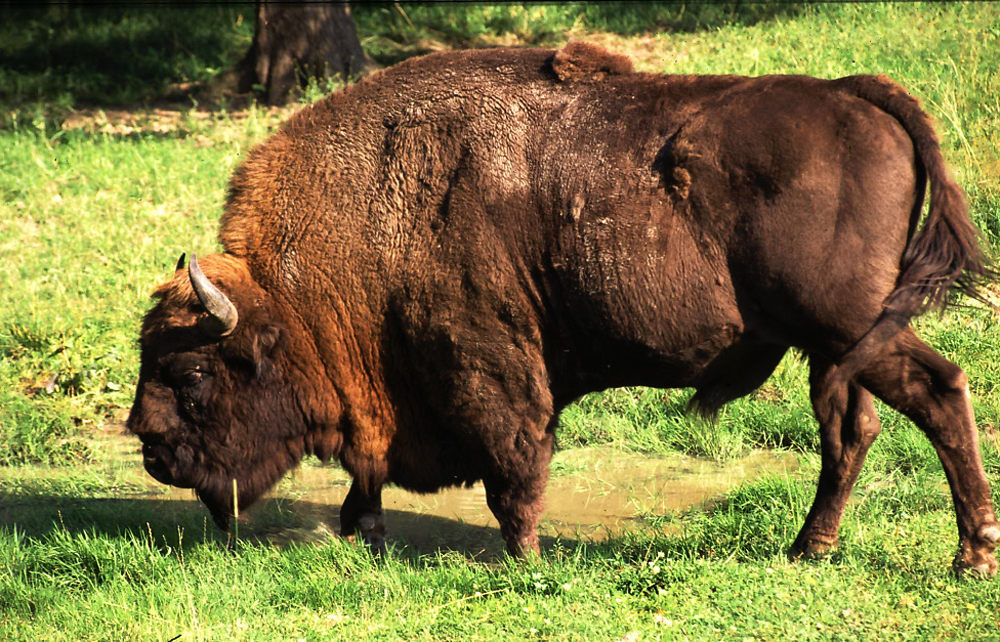
%> input picture lab2/zubr.jpg, 1000 x 642 px
$ octave lab2.m   (GNU Octave 9; MATLAB toolbox functions it lacks are replaced by stand-ins)
%> lines starting %> are read from the running program, lines starting %| are printed output that depends on the picture
clear; clc;

im = imread('zubr.jpg');
%> im is the input picture: size 642x1000x3 uint8; mean R, G, B 124.1, 115.2, 62.1
im = double(im)/255;
%> im: size 642x1000x3 double
h = 2;
w = 2;
i = 1;
subplot(h,w,i);
i = i+1;
imshow(im);
subplot(h,w,i);
imshow(1-im);

imr = im;
imr(:,:,[2,3]) = 0;
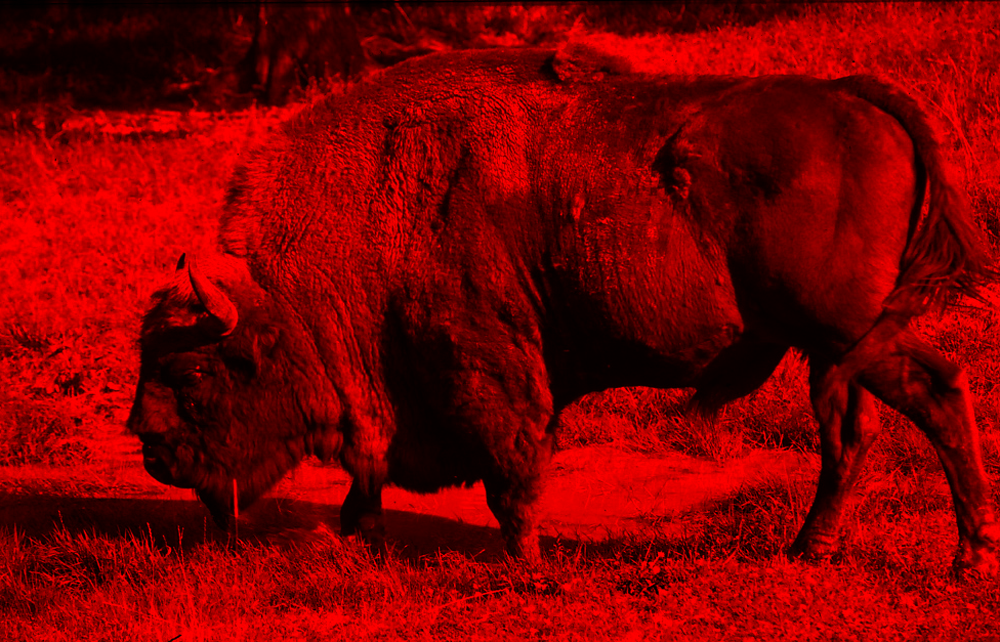
%> imr: size 642x1000x3 double; mean R, G, B 0.487, 0, 0

img = im;
img(:,:,[1,3]) = 0;

imb = im;
imb(:,:,[1,2]) = 0;

subplot(3,1,1);
imshow(imr);
subplot(3,1,2);
imshow(img);
subplot(3,1,3);
imshow(imb);

subplot(3,2,1);
imshow(im(:,:,1));
subplot(3,2,2);
imhist(im(:,:,1));
subplot(3,2,3);
imshow(im(:,:,2));
subplot(3,2,4);
imhist(im(:,:,2));
subplot(3,2,5);
imshow(im(:,:,3));
subplot(3,2,6);
imhist(im(:,:,3));
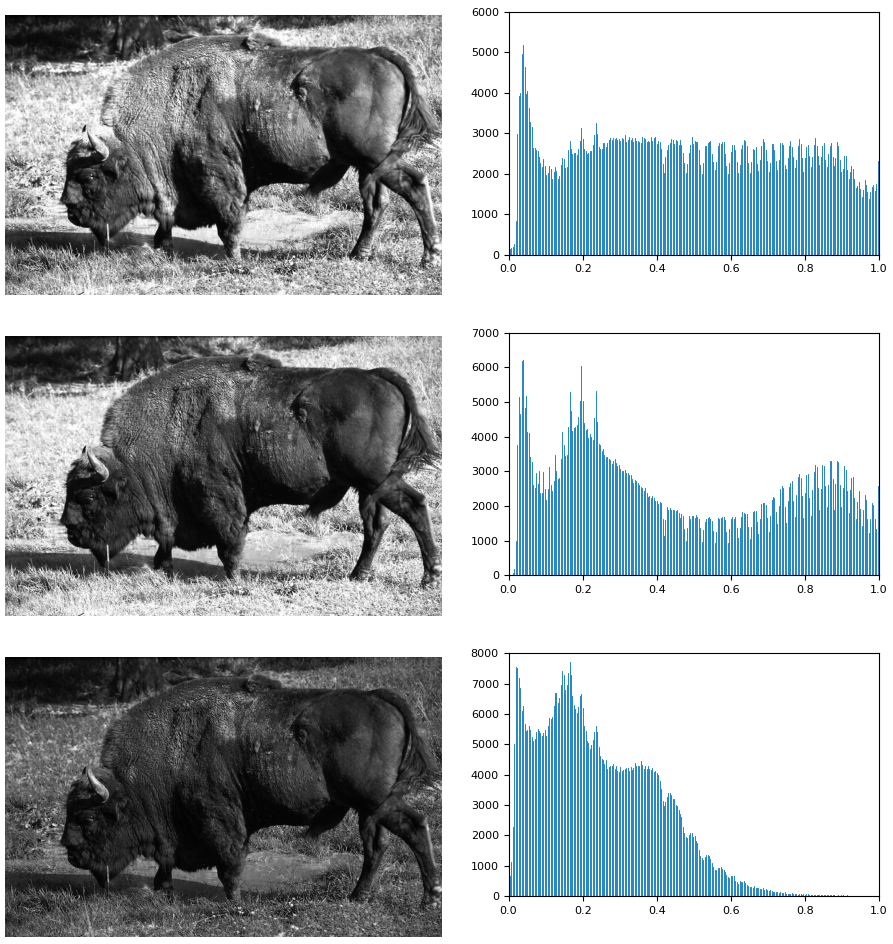
%> figure redrawn from the program's plot data, 6 panels

im = mean(im,3);
%> im: size 642x1000 double
imshow(im);

%rgb2gray
YUV = [.299, .587, .114];
YUV = permute(YUV,[1,3,2]);

im = im.*YUV;
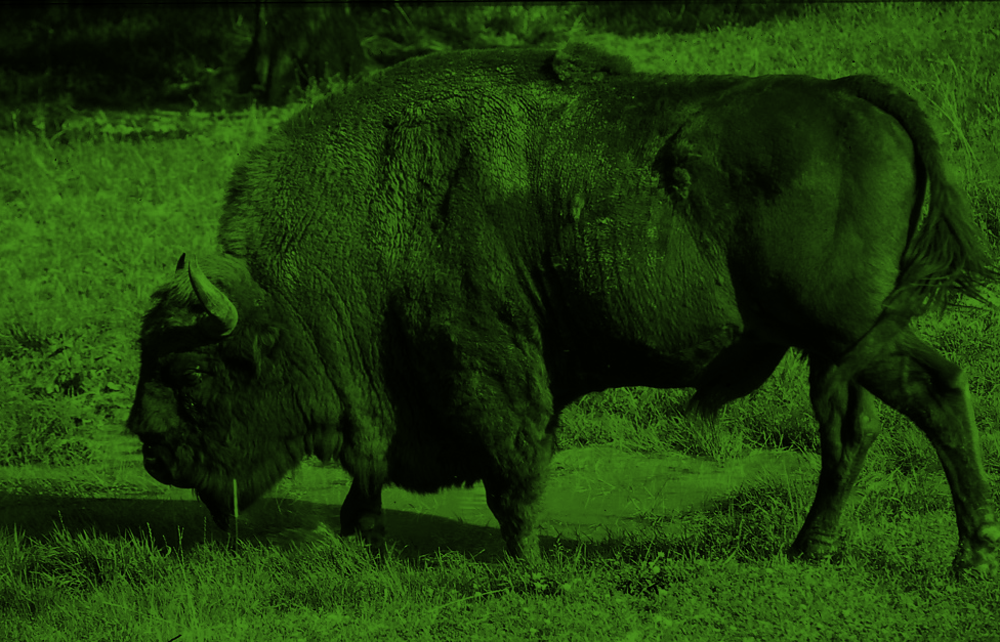
%> im: size 642x1000x3 double; mean R, G, B 0.118, 0.231, 0.0449
im = sum(im,3);
%> im: size 642x1000 double
subplot(1,2,1);
imshow(im(:,:,1));
subplot(1,2,2);
imhist(im(:,:,1));
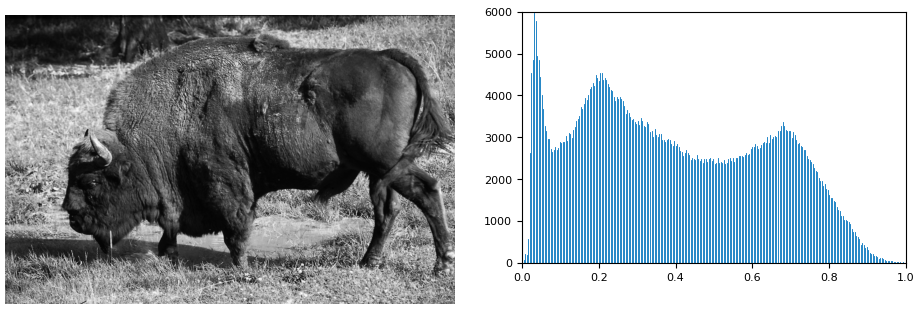
%> figure redrawn from the program's plot data, 2 panels

%jasnosc
b = .2;
imb = im + b;
%> imb: size 642x1000 double
imb(imb>1) = 1;
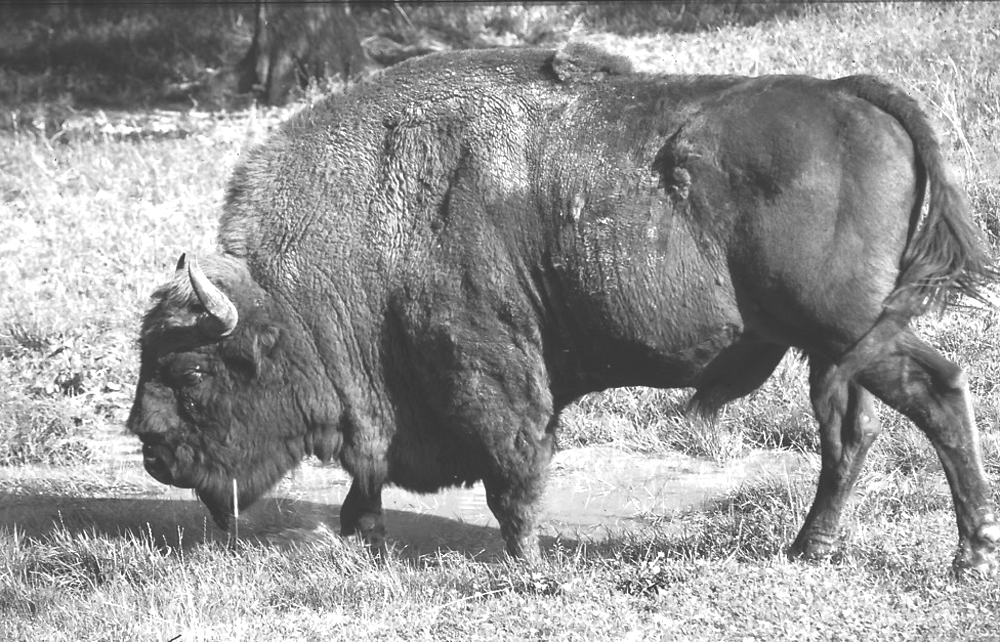
%> imb: size 642x1000 double; min 0.2, max 1, mean 0.592
imb(imb<0) = 0;

x = 0:1/255:1;
y = x + b;
y(y>1) = 1;
y(y<0) = 0;
plot(x,y);
ylim([0,1]);

subplot(4,3,1);
imshow(imb(:,:,1));
subplot(4,3,2);
imhist(imb(:,:,1));
subplot(4,3,3);
plot(x,y);
ylim([0,1]);

%kontrast
c = .5;
imc = im*c;
imc(imc>1) = 1;

x = 0:1/255:1;
y = x * c;
y(y>1) = 1;
y(y<0) = 0;

subplot(4,3,4);
imshow(imc(:,:,1));
subplot(4,3,5);
imhist(imc(:,:,1));
subplot(4,3,6);
plot(x,y);
ylim([0,1]);

%przesuwanie wokol punktu
%im = (im-.5)*c+.5;
%im*c-.5*c+.5;

%gamma
g = .5;
img = im.^(1/g);
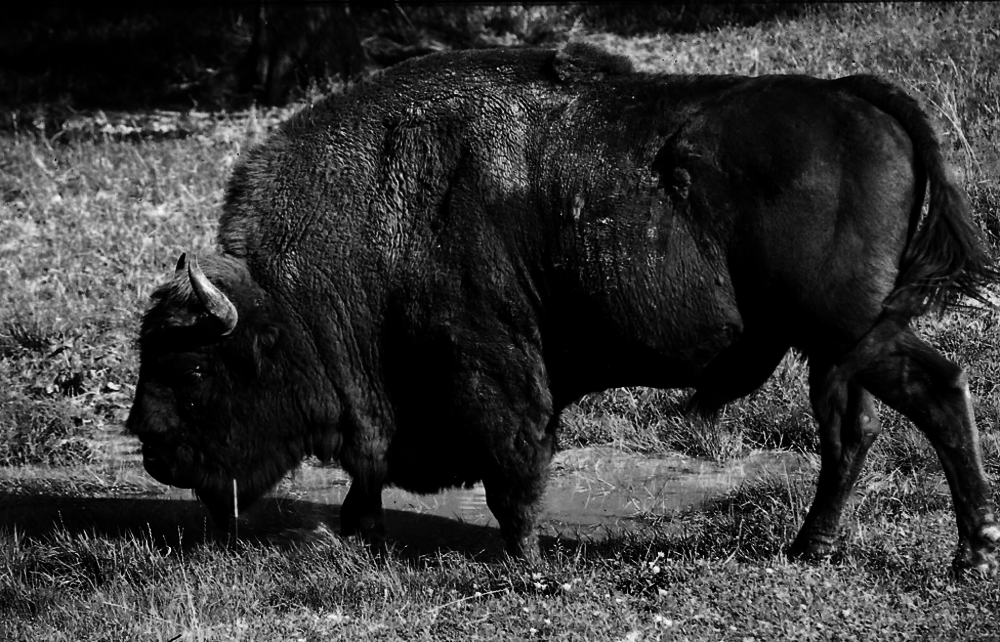
%> img: size 642x1000 double; min 0, max 1, mean 0.213

x = 0:1/255:1;
y = x .^ (1/g);
y(y>1) = 1;
y(y<0) = 0;

subplot(4,3,7);
imshow(img(:,:,1));
subplot(4,3,8);
imhist(img(:,:,1));
subplot(4,3,9);
plot(x,y);
ylim([0,1]);

%im = c*im.^(1/g)+b;

%wyrownanie histogramu
imh = histeq(im);
subplot(4,3,10);
imshow(im(:,:,1));
subplot(4,3,11);
imhist(imh(:,:,1));
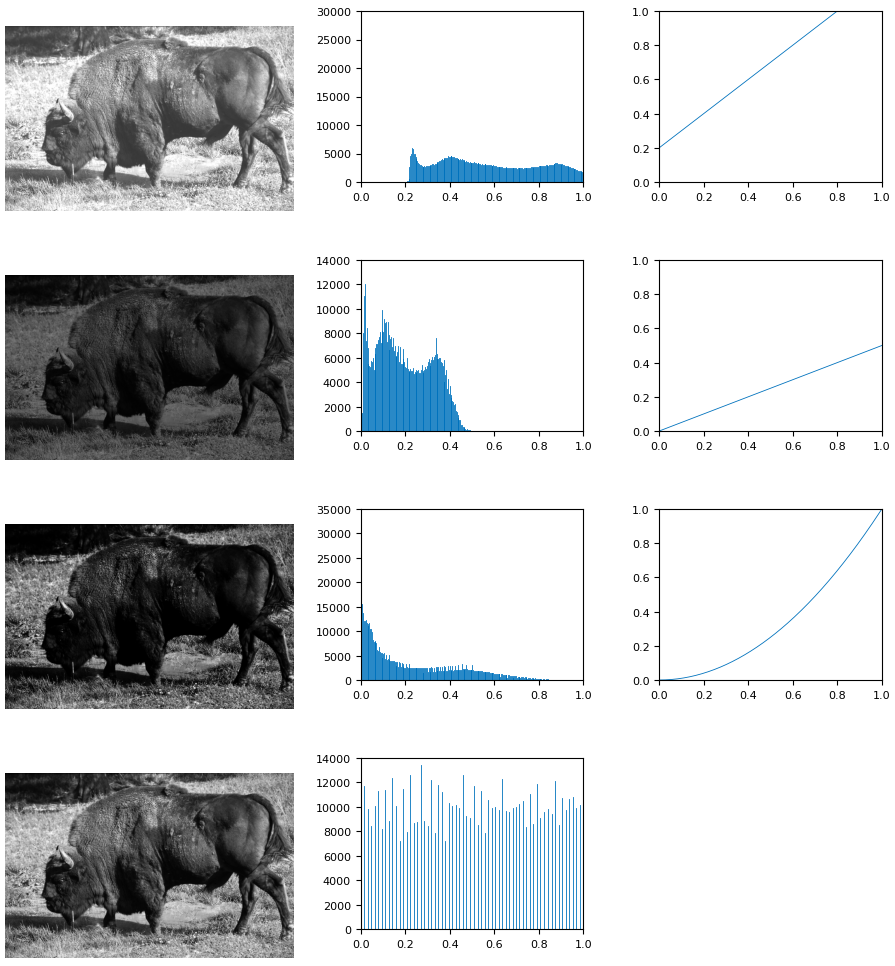
%> figure redrawn from the program's plot data, 11 panels
